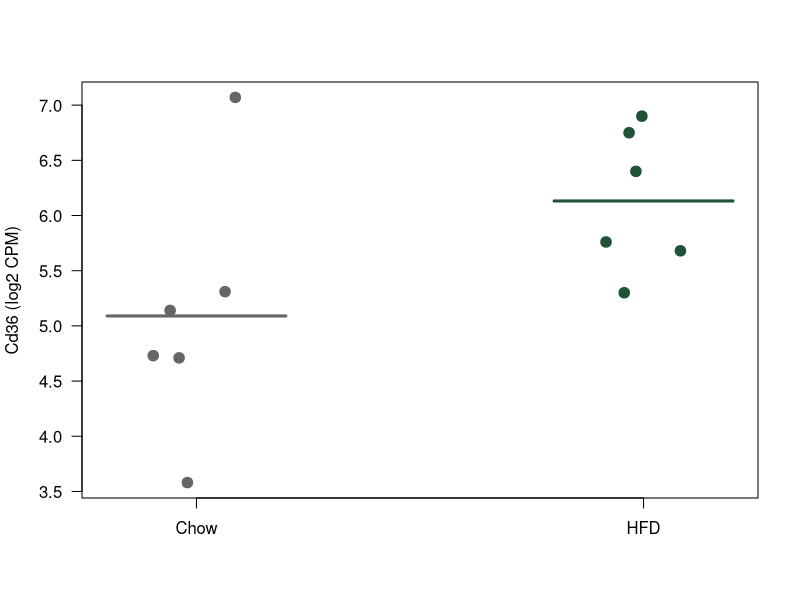
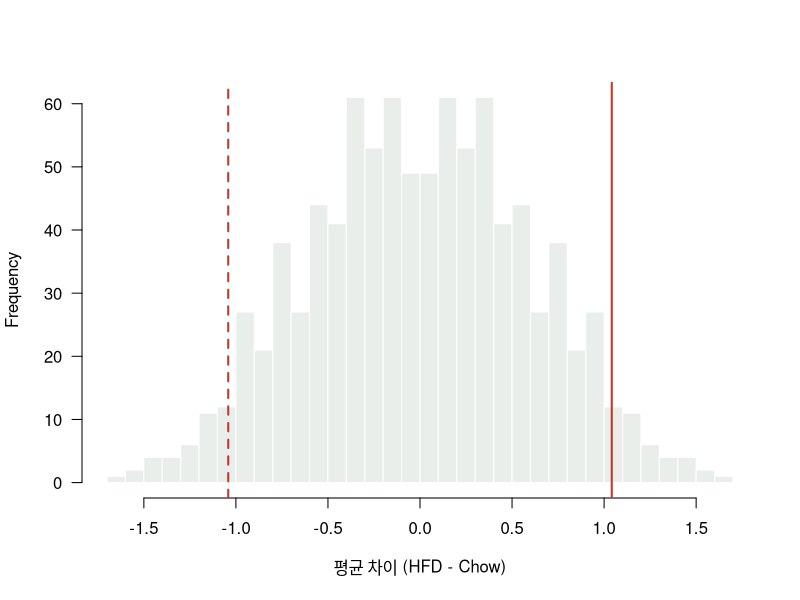
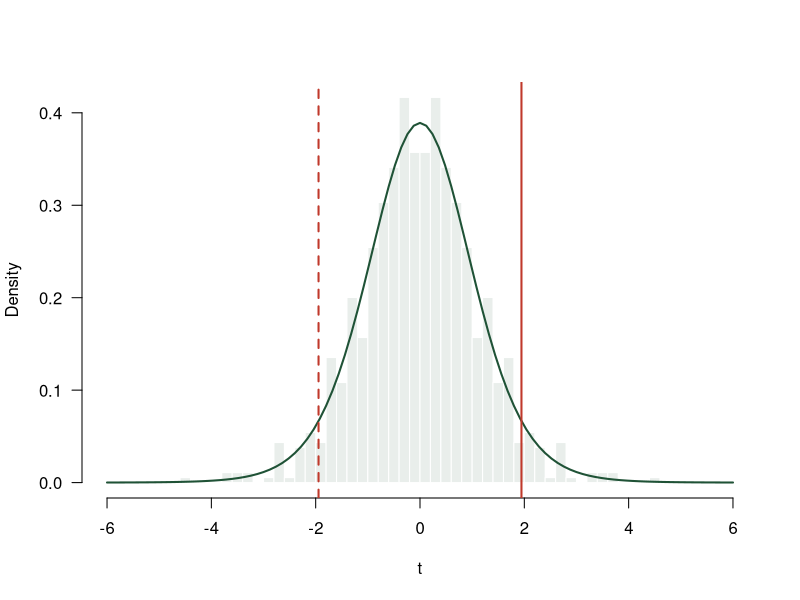
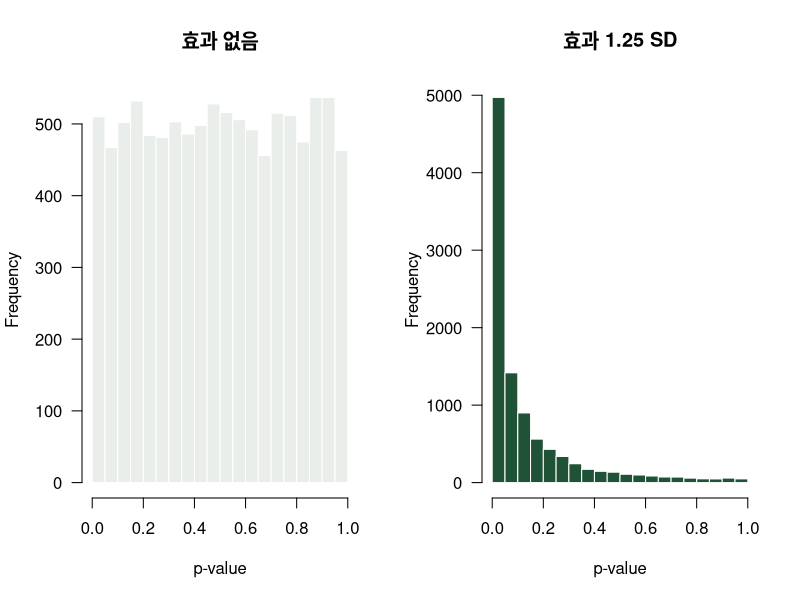

Here is the R script that generated these plots, in order:
## ---- chunk 1
#| label: setup-data
set.seed(20261016)
n    <- 6
chow <- round(rnorm(n, mean = 5.0, sd = 0.8), 2)   # 일반식
hfd  <- round(rnorm(n, mean = 6.0, sd = 0.8), 2)   # 고지방식

chow
hfd
## ---- chunk 2
#| label: fig-raw
#| fig-cap: "식이별 Cd36 발현. 가로선은 그룹 평균"
#| fig-height: 3.5
obs <- mean(hfd) - mean(chow)
obs

stripchart(list(Chow = chow, HFD = hfd), vertical = TRUE, method = "jitter",
           pch = 19, col = c("grey40", "#1F5236"), cex = 1.4,
           ylab = "Cd36 (log2 CPM)", las = 1)
segments(c(0.8, 1.8), c(mean(chow), mean(hfd)), c(1.2, 2.2), c(mean(chow), mean(hfd)),
         lwd = 3, col = c("grey40", "#1F5236"))
## ---- chunk 3
#| label: perm-all
x   <- c(chow, hfd)
idx <- combn(12, 6)                 # 924가지 나누기 (열 하나 = HFD로 부를 6마리)
perm <- apply(idx, 2, function(i) mean(x[i]) - mean(x[-i]))

length(perm)
## ---- chunk 4
#| label: fig-perm
#| fig-cap: "라벨을 섞어 만든 귀무분포(924가지). 빨간 선은 관측값 ±1.04"
hist(perm, breaks = 40, col = "#E9EEEB", border = "white", las = 1,
     main = "", xlab = "평균 차이 (HFD - Chow)")
abline(v = c(-obs, obs), col = "#C0392B", lwd = 2, lty = c(2, 1))
## ---- chunk 5
#| label: perm-p
extreme <- abs(perm) >= abs(obs) - 1e-9   # 부동소수점 오차 방지
sum(extreme)
mean(extreme)                              # permutation p-value
## ---- chunk 6
#| label: t-by-hand
sp <- sqrt(((n - 1) * var(chow) + (n - 1) * var(hfd)) / (2 * n - 2))
se <- sp * sqrt(1/n + 1/n)
t_obs <- obs / se
p_t   <- 2 * pt(-abs(t_obs), df = 2 * n - 2)   # 양측: 양쪽 꼬리

c(sp = sp, se = se, t = t_obs, p = p_t)
## ---- chunk 7
#| label: t-test
t.test(hfd, chow, var.equal = TRUE)
## ---- chunk 8
#| label: fig-perm-vs-t
#| fig-cap: "permutation 귀무분포(막대)와 t 분포(선). permutation 값도 t로 바꿔 그림"
perm_t <- sapply(seq_len(ncol(idx)), function(k) {
  i <- idx[, k]
  t.test(x[i], x[-i], var.equal = TRUE)$statistic
})
hist(perm_t, breaks = 40, freq = FALSE, col = "#E9EEEB", border = "white",
     las = 1, main = "", xlab = "t", xlim = c(-6, 6))
curve(dt(x, df = 10), add = TRUE, lwd = 2, col = "#1F5236")
abline(v = c(-t_obs, t_obs), col = "#C0392B", lwd = 2, lty = c(2, 1))
## ---- chunk 9
#| label: null-genes
set.seed(1)
p_null <- replicate(10000, t.test(rnorm(6), rnorm(6), var.equal = TRUE)$p.value)
mean(p_null < 0.05)
## ---- chunk 10
#| label: effect-genes
set.seed(2)
p_eff <- replicate(10000, t.test(rnorm(6, mean = 1.25), rnorm(6), var.equal = TRUE)$p.value)
mean(p_eff < 0.05)
## ---- chunk 11
#| label: fig-p-hist
#| fig-cap: "p-value 분포. 왼쪽: 효과 없음(균일), 오른쪽: 효과 1.25 SD(0 근처에 몰림)"
#| fig-height: 3.5
par(mfrow = c(1, 2))
hist(p_null, breaks = 20, col = "#E9EEEB", border = "white", las = 1,
     main = "효과 없음", xlab = "p-value")
hist(p_eff, breaks = 20, col = "#1F5236", border = "white", las = 1,
     main = "효과 1.25 SD", xlab = "p-value")
## ---- chunk 12
#| label: n-effect
set.seed(3)
res <- t(sapply(c(6, 30, 200), function(nn) {
  a <- rnorm(nn, 5.3, 0.8); b <- rnorm(nn, 5.0, 0.8)
  r <- t.test(a, b, var.equal = TRUE)
  c(n = nn, diff = mean(a) - mean(b), p = r$p.value,
    ci_low = r$conf.int[1], ci_high = r$conf.int[2])
}))
round(res, 4)
